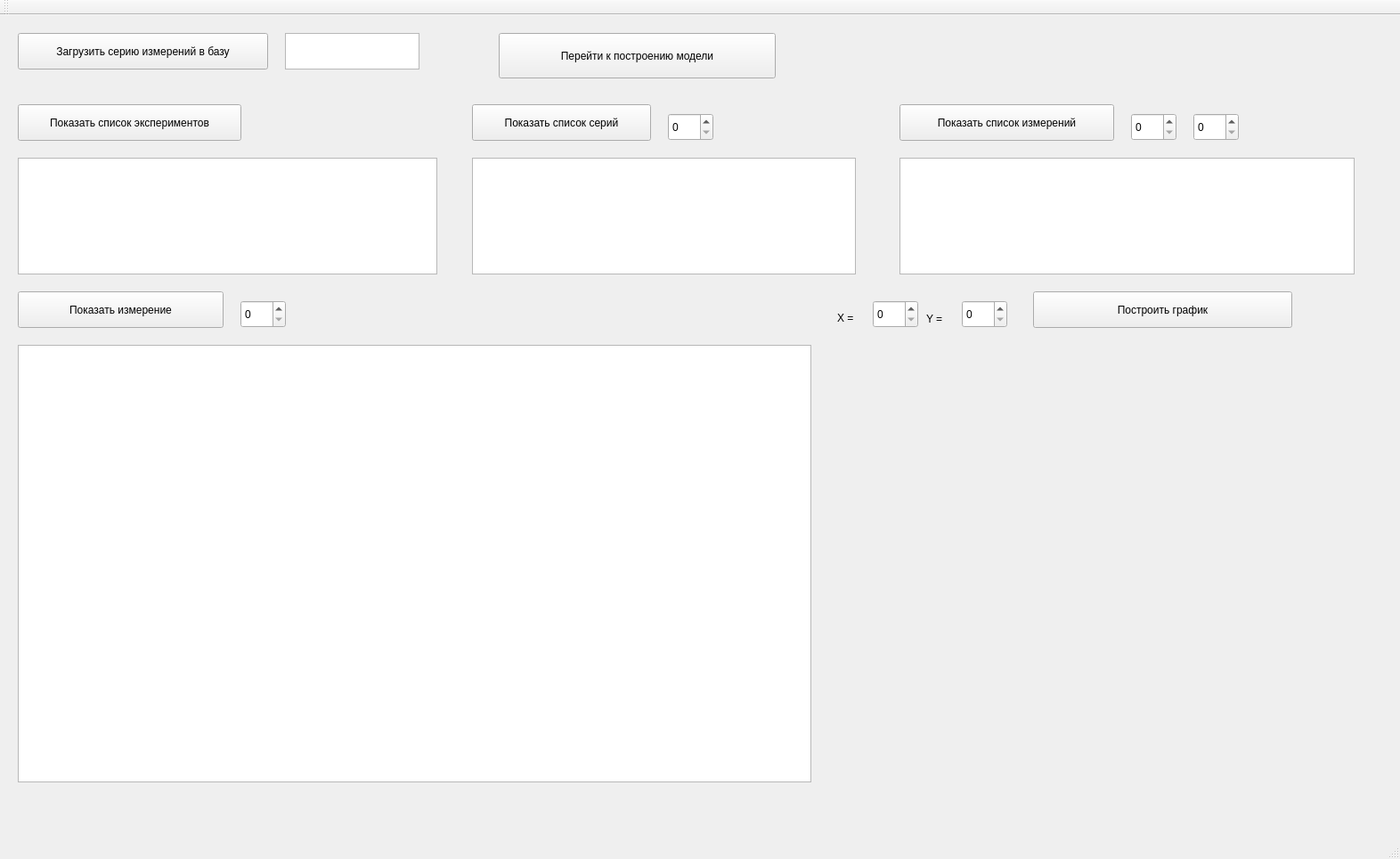
<?xml version="1.0" encoding="UTF-8"?>
<ui version="4.0">
 <class>MainWindow</class>
 <widget class="QMainWindow" name="MainWindow">
  <property name="geometry">
   <rect>
    <x>0</x>
    <y>0</y>
    <width>1572</width>
    <height>964</height>
   </rect>
  </property>
  <property name="windowTitle">
   <string>MainWindow</string>
  </property>
  <widget class="QWidget" name="centralWidget">
   <widget class="QPushButton" name="pushButton">
    <property name="geometry">
     <rect>
      <x>20</x>
      <y>20</y>
      <width>281</width>
      <height>41</height>
     </rect>
    </property>
    <property name="text">
     <string>Загрузить серию измерений в базу</string>
    </property>
   </widget>
   <widget class="QTextEdit" name="textEdit">
    <property name="geometry">
     <rect>
      <x>320</x>
      <y>20</y>
      <width>151</width>
      <height>41</height>
     </rect>
    </property>
   </widget>
   <widget class="QPushButton" name="pushButton_2">
    <property name="geometry">
     <rect>
      <x>1010</x>
      <y>100</y>
      <width>241</width>
      <height>41</height>
     </rect>
    </property>
    <property name="text">
     <string>Показать список измерений</string>
    </property>
   </widget>
   <widget class="QSpinBox" name="spinBox">
    <property name="geometry">
     <rect>
      <x>1270</x>
      <y>110</y>
      <width>51</width>
      <height>31</height>
     </rect>
    </property>
   </widget>
   <widget class="QSpinBox" name="spinBox_2">
    <property name="geometry">
     <rect>
      <x>1340</x>
      <y>110</y>
      <width>51</width>
      <height>31</height>
     </rect>
    </property>
   </widget>
   <widget class="QPushButton" name="pushButton_3">
    <property name="geometry">
     <rect>
      <x>530</x>
      <y>100</y>
      <width>201</width>
      <height>41</height>
     </rect>
    </property>
    <property name="text">
     <string>Показать список серий</string>
    </property>
   </widget>
   <widget class="QSpinBox" name="spinBox_3">
    <property name="geometry">
     <rect>
      <x>750</x>
      <y>110</y>
      <width>51</width>
      <height>31</height>
     </rect>
    </property>
   </widget>
   <widget class="QPushButton" name="pushButton_4">
    <property name="geometry">
     <rect>
      <x>20</x>
      <y>100</y>
      <width>251</width>
      <height>41</height>
     </rect>
    </property>
    <property name="text">
     <string>Показать список экспериментов</string>
    </property>
   </widget>
   <widget class="QPushButton" name="pushButton_5">
    <property name="geometry">
     <rect>
      <x>20</x>
      <y>310</y>
      <width>231</width>
      <height>41</height>
     </rect>
    </property>
    <property name="text">
     <string>Показать измерение</string>
    </property>
   </widget>
   <widget class="QSpinBox" name="spinBox_4">
    <property name="geometry">
     <rect>
      <x>270</x>
      <y>320</y>
      <width>51</width>
      <height>31</height>
     </rect>
    </property>
   </widget>
   <widget class="QTableView" name="tableView">
    <property name="geometry">
     <rect>
      <x>20</x>
      <y>160</y>
      <width>471</width>
      <height>131</height>
     </rect>
    </property>
   </widget>
   <widget class="QTableView" name="tableView_2">
    <property name="geometry">
     <rect>
      <x>530</x>
      <y>160</y>
      <width>431</width>
      <height>131</height>
     </rect>
    </property>
   </widget>
   <widget class="QTableView" name="tableView_3">
    <property name="geometry">
     <rect>
      <x>1010</x>
      <y>160</y>
      <width>511</width>
      <height>131</height>
     </rect>
    </property>
   </widget>
   <widget class="QTableView" name="tableView_4">
    <property name="geometry">
     <rect>
      <x>20</x>
      <y>370</y>
      <width>891</width>
      <height>491</height>
     </rect>
    </property>
   </widget>
   <widget class="QPushButton" name="pushButton_6">
    <property name="geometry">
     <rect>
      <x>560</x>
      <y>20</y>
      <width>311</width>
      <height>51</height>
     </rect>
    </property>
    <property name="text">
     <string>Перейти к построению модели</string>
    </property>
   </widget>
   <widget class="QCustomPlot" name="widget" native="true">
    <property name="geometry">
     <rect>
      <x>930</x>
      <y>370</y>
      <width>611</width>
      <height>481</height>
     </rect>
    </property>
   </widget>
   <widget class="QSpinBox" name="spinBox_5">
    <property name="geometry">
     <rect>
      <x>980</x>
      <y>320</y>
      <width>51</width>
      <height>31</height>
     </rect>
    </property>
   </widget>
   <widget class="QSpinBox" name="spinBox_6">
    <property name="geometry">
     <rect>
      <x>1080</x>
      <y>320</y>
      <width>51</width>
      <height>31</height>
     </rect>
    </property>
   </widget>
   <widget class="QLabel" name="label">
    <property name="geometry">
     <rect>
      <x>940</x>
      <y>330</y>
      <width>41</width>
      <height>20</height>
     </rect>
    </property>
    <property name="text">
     <string>X =</string>
    </property>
   </widget>
   <widget class="QLabel" name="label_2">
    <property name="geometry">
     <rect>
      <x>1040</x>
      <y>330</y>
      <width>41</width>
      <height>21</height>
     </rect>
    </property>
    <property name="text">
     <string>Y =</string>
    </property>
   </widget>
   <widget class="QPushButton" name="pushButton_7">
    <property name="geometry">
     <rect>
      <x>1160</x>
      <y>310</y>
      <width>291</width>
      <height>41</height>
     </rect>
    </property>
    <property name="text">
     <string>Построить график</string>
    </property>
   </widget>
  </widget>
  <widget class="QMenuBar" name="menuBar">
   <property name="geometry">
    <rect>
     <x>0</x>
     <y>0</y>
     <width>1572</width>
     <height>27</height>
    </rect>
   </property>
  </widget>
  <widget class="QToolBar" name="mainToolBar">
   <attribute name="toolBarArea">
    <enum>TopToolBarArea</enum>
   </attribute>
   <attribute name="toolBarBreak">
    <bool>false</bool>
   </attribute>
  </widget>
  <widget class="QStatusBar" name="statusBar"/>
 </widget>
 <layoutdefault spacing="6" margin="11"/>
 <customwidgets>
  <customwidget>
   <class>QCustomPlot</class>
   <extends>QWidget</extends>
   <header location="global">qcustomplot.h</header>
   <container>1</container>
  </customwidget>
 </customwidgets>
 <resources/>
 <connections/>
</ui>
